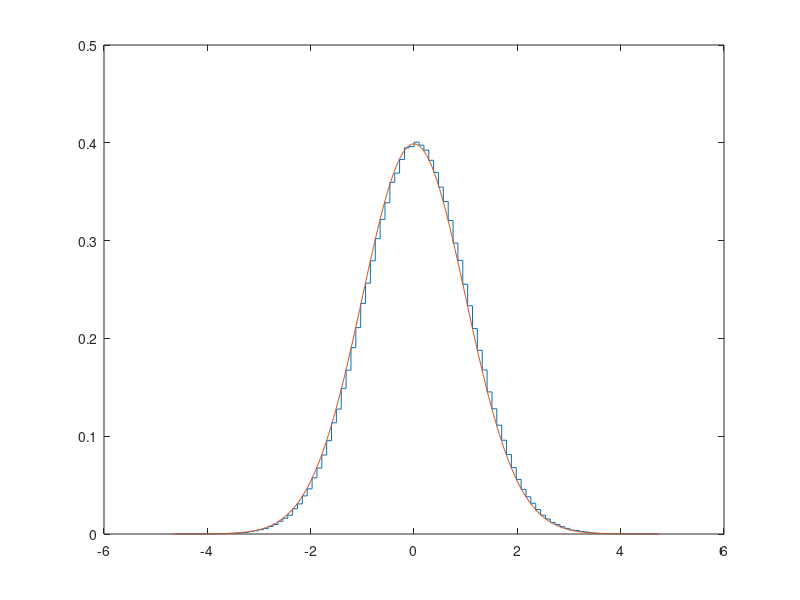

Source code (MATLAB):
pkg load statistics;

clc;
clear;

n = 1000000;
m = 100;
mu = 0;
sigma = 1;

x = normrnd(mu, sigma, n, 1);
[h_y, h_x] = hist(x, m);
a = min(x);
b = max(x);
h_y = h_y / n / ((b - a) / m);
[plot_x, plot_y] = stairs(h_x, h_y);
normp_x = a:0.05:b;
normp_y = normpdf(normp_x, mu, sigma);

plot(plot_x, plot_y, normp_x, normp_y);

